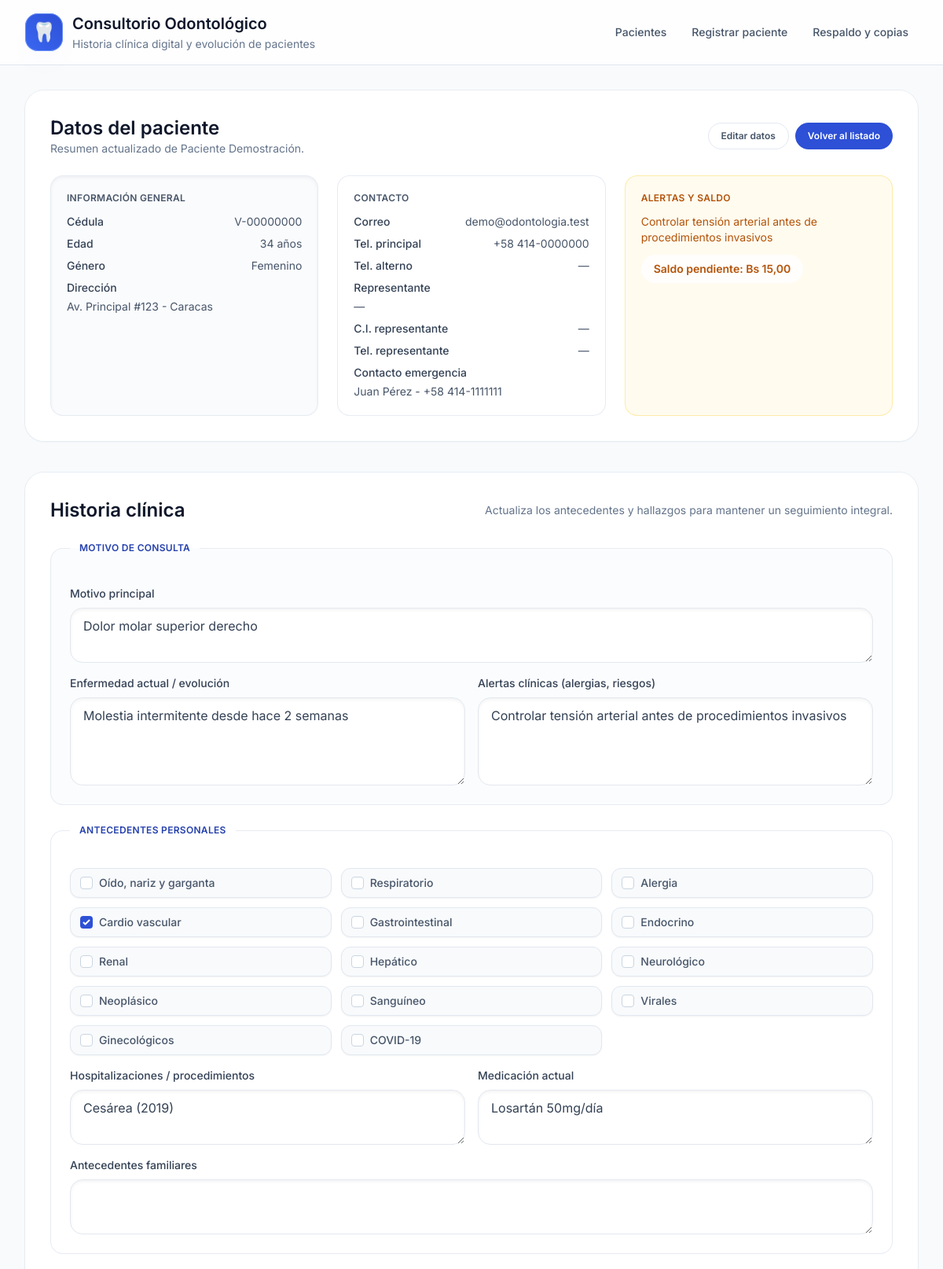
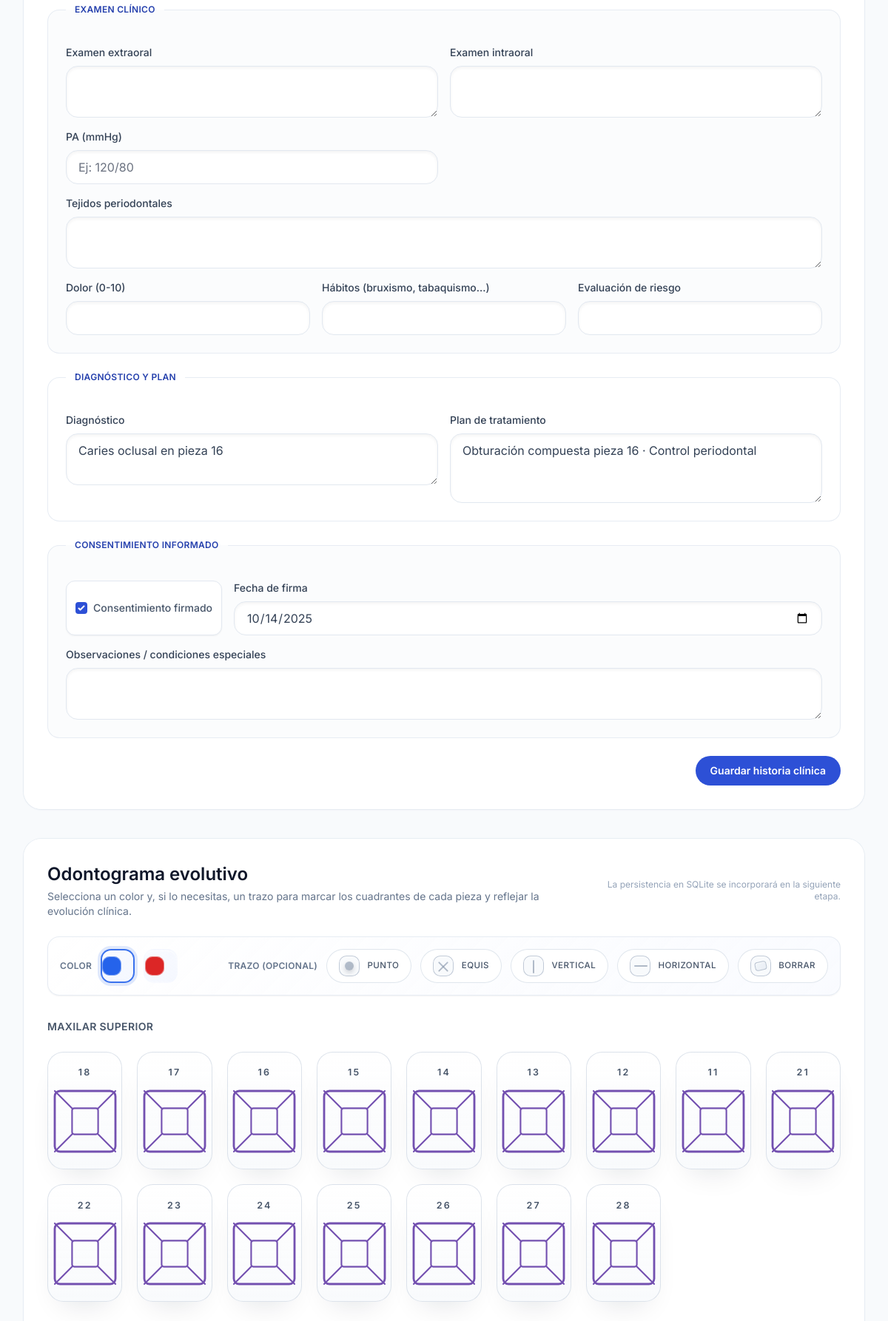
Page /patient.php?id=1 (upper part) on the committed database (2 pictures, top to bottom).
### tables this page shows
CREATE TABLE patients (
            id INTEGER PRIMARY KEY AUTOINCREMENT,
            full_name TEXT NOT NULL,
            document_id TEXT,
            birth_date TEXT,
            age INTEGER,
            gender TEXT,
            address TEXT,
            email TEXT,
            phone_primary TEXT,
            phone_secondary TEXT,
            representative_name TEXT,
            representative_phone TEXT,
            emergency_contact TEXT,
            notes TEXT,
            created_at TEXT NOT NULL DEFAULT CURRENT_TIMESTAMP,
            updated_at TEXT NOT NULL DEFAULT CURRENT_TIMESTAMP
        , representative_document TEXT);

CREATE TABLE clinical_profiles (
            patient_id INTEGER PRIMARY KEY,
            consultation_reason TEXT,
            current_condition TEXT,
            medical_alerts TEXT,
            medications TEXT,
            hospitalizations TEXT,
            family_history TEXT,
            extraoral_exam TEXT,
            intraoral_exam TEXT,
            periodontal_status TEXT,
            diagnosis TEXT,
            treatment_plan TEXT,
            consent_signed INTEGER DEFAULT 0,
            consent_signed_at TEXT,
            consent_notes TEXT,
            antecedent_cardiovascular INTEGER DEFAULT 0,
            antecedent_respiratory INTEGER DEFAULT 0,
            antecedent_gastrointestinal INTEGER DEFAULT 0,
            antecedent_endocrine INTEGER DEFAULT 0,
            antecedent_renal INTEGER DEFAULT 0,
            antecedent_neurologic INTEGER DEFAULT 0,
            antecedent_allergy INTEGER DEFAULT 0,
            antecedent_neoplastic INTEGER DEFAULT 0,
            antecedent_hematologic INTEGER DEFAULT 0,
            antecedent_viral INTEGER DEFAULT 0,
            antecedent_gynecologic INTEGER DEFAULT 0,
            antecedent_covid INTEGER DEFAULT 0,
            pain_level INTEGER,
            habits TEXT,
            risk_assessment TEXT,
            last_updated TEXT NOT NULL DEFAULT CURRENT_TIMESTAMP, antecedent_ent INTEGER DEFAULT 0, antecedent_hepatic INTEGER DEFAULT 0, physical_exam_bp TEXT,
            FOREIGN KEY(patient_id) REFERENCES patients(id) ON DELETE CASCADE
        );

### patient.php (the view, shortened to what the rows shown need)
<?php
$pdo = db();
$patientId = isset($_GET['id']) ? (int) $_GET['id'] : 0;
$patientStmt = $pdo->prepare('SELECT * FROM patients WHERE id = :id');
$patientStmt->execute([':id' => $patientId]);
$patient = $patientStmt->fetch(PDO::FETCH_ASSOC);
    ?>
    <?php
$profileStmt = $pdo->prepare('SELECT * FROM clinical_profiles WHERE patient_id = :id');
$profileStmt->execute([':id' => $patientId]);
$profile = $profileStmt->fetch(PDO::FETCH_ASSOC) ?: [];
$activitiesStmt = $pdo->prepare('SELECT * FROM treatment_activities WHERE patient_id = :id ORDER BY date(activity_date) DESC, id DESC');
$activitiesStmt->execute([':id' => $patientId]);
$activities = $activitiesStmt->fetchAll(PDO::FETCH_ASSOC);
$totalBalance = array_sum(array_map(fn($row) => (float) $row['balance'], $activities));
require __DIR__ . '/templates/header.php';
?>
<?php
$alertText = $profile['medical_alerts'] ?? $patient['notes'] ?? null;
$hasAlert = $alertText && trim((string) $alertText) !== '';
?>
<section class="rounded-3xl bg-white/95 p-6 shadow-sm shadow-slate-200/60 ring-1 ring-slate-200/70 sm:p-8 space-y-6">
    <div class="flex flex-col gap-3 md:flex-row md:items-center md:justify-between">
        <div>
            <h2 class="text-2xl font-semibold text-slate-900">Datos del paciente</h2>
            <p class="text-sm text-slate-500">Resumen actualizado de <?= htmlspecialchars($patient['full_name']) ?>.</p>
        </div>
    </div>
    <div class="grid gap-6 lg:grid-cols-3">
        <div class="rounded-2xl border border-slate-200/80 bg-slate-50/70 p-5 shadow-inner">
            <dl class="mt-3 space-y-2 text-sm text-slate-600">
                <div class="flex justify-between gap-2">
                    <dt class="font-medium text-slate-700">Cédula</dt>
                    <dd class="text-right"><?= htmlspecialchars($patient['document_id'] ?? '—') ?></dd>
                </div>
                <div class="flex justify-between gap-2">
                    <dt class="font-medium text-slate-700">Edad</dt>
                    <dd class="text-right"><?= $patient['age'] ? (int) $patient['age'] . ' años' : '—' ?></dd>
                </div>
                <div class="flex justify-between gap-2">
                    <dt class="font-medium text-slate-700">Género</dt>
                    <dd class="text-right"><?= htmlspecialchars($patient['gender'] ?? '—') ?></dd>
                </div>
                <div class="space-y-1">
                    <dt class="font-medium text-slate-700">Dirección</dt>
                    <dd><?= nl2br(htmlspecialchars($patient['address'] ?? '—')) ?></dd>
                </div>
            </dl>
        </div>
        <div class="rounded-2xl border border-slate-200/80 bg-white p-5">
            <dl class="mt-3 space-y-2 text-sm text-slate-600">
                <div class="flex justify-between gap-2">
                    <dt class="font-medium text-slate-700">Correo</dt>
                    <dd class="text-right break-words"><?= htmlspecialchars($patient['email'] ?? '—') ?></dd>
                </div>
                <div class="flex justify-between gap-2">
                    <dt class="font-medium text-slate-700">Tel. principal</dt>
                    <dd class="text-right"><?= htmlspecialchars($patient['phone_primary'] ?? '—') ?></dd>
                </div>
                <div class="flex justify-between gap-2">
                    <dt class="font-medium text-slate-700">Tel. alterno</dt>
                    <dd class="text-right"><?= htmlspecialchars($patient['phone_secondary'] ?? '—') ?></dd>
                </div>
                <div class="space-y-1">
                    <dt class="font-medium text-slate-700">Representante</dt>
                    <dd><?= htmlspecialchars($patient['representative_name'] ?? '—') ?></dd>
                </div>
                <div class="flex justify-between gap-2">
                    <dt class="font-medium text-slate-700">C.I. representante</dt>
                    <dd class="text-right"><?= htmlspecialchars($patient['representative_document'] ?? '—') ?></dd>
                </div>
                <div class="flex justify-between gap-2">
                    <dt class="font-medium text-slate-700">Tel. representante</dt>
                    <dd class="text-right"><?= htmlspecialchars($patient['representative_phone'] ?? '—') ?></dd>
                </div>
                <div class="space-y-1">
                    <dt class="font-medium text-slate-700">Contacto emergencia</dt>
                    <dd><?= htmlspecialchars($patient['emergency_contact'] ?? '—') ?></dd>
                </div>
            </dl>
        </div>
        <div class="rounded-2xl border <?= $hasAlert ? 'border-amber-200/70 bg-amber-50/80' : 'border-emerald-200/70 bg-emerald-50/80' ?> p-5">
            <div class="mt-3 space-y-3 text-sm <?= $hasAlert ? 'text-amber-700' : 'text-emerald-700' ?>">
                <p><?= $hasAlert ? nl2br(htmlspecialchars((string) $alertText)) : 'Sin alertas registradas.' ?></p>
                <div class="inline-flex items-center gap-2 rounded-full bg-white/80 px-4 py-2 text-sm font-semibold <?= $hasAlert ? 'text-amber-700' : 'text-emerald-700' ?>">
                    Saldo pendiente: Bs <?= number_format(max($totalBalance, 0), 2, ',', '.') ?>
                </div>
            </div>
        </div>
    </div>
</section>
<section class="rounded-3xl bg-white/95 p-6 shadow-sm shadow-slate-200/60 ring-1 ring-slate-200/70 sm:p-8 space-y-6" id="historia">
    <div class="flex flex-col gap-2 sm:flex-row sm:items-center sm:justify-between">
        <h2 class="text-2xl font-semibold text-slate-900">Historia clínica</h2>
    </div>
    <form method="post" class="space-y-6">
        <fieldset class="rounded-2xl border border-slate-200/80 bg-slate-50/60 p-4 sm:p-6">
            <div class="mt-4 grid gap-4 md:grid-cols-2">
                <label class="flex flex-col gap-2 text-sm text-slate-600 md:col-span-2">
                    <span class="font-medium text-slate-700">Motivo principal</span>
                    <textarea name="consultation_reason" rows="2" class="rounded-2xl border border-slate-200 bg-white px-4 py-2.5 text-slate-700 shadow-inner focus:border-brand-400 focus:ring-brand-400"><?= htmlspecialchars($profile['consultation_reason'] ?? '') ?></textarea>
                </label>
                <label class="flex flex-col gap-2 text-sm text-slate-600">
                    <span class="font-medium text-slate-700">Enfermedad actual / evolución</span>
                    <textarea name="current_condition" rows="3" class="h-28 rounded-2xl border border-slate-200 bg-white px-4 py-2.5 text-slate-700 shadow-inner focus:border-brand-400 focus:ring-brand-400"><?= htmlspecialchars($profile['current_condition'] ?? '') ?></textarea>
                </label>
                <label class="flex flex-col gap-2 text-sm text-slate-600">
                    <span class="font-medium text-slate-700">Alertas clínicas (alergias, riesgos)</span>
                    <textarea name="medical_alerts" rows="3" class="h-28 rounded-2xl border border-slate-200 bg-white px-4 py-2.5 text-slate-700 shadow-inner focus:border-brand-400 focus:ring-brand-400"><?= htmlspecialchars($profile['medical_alerts'] ?? '') ?></textarea>
                </label>
            </div>
        </fieldset>
        <fieldset class="rounded-2xl border border-slate-200/80 bg-white p-4 sm:p-6">
            <div class="mt-4 grid gap-4 md:grid-cols-2">
                <label class="flex flex-col gap-2 text-sm text-slate-600">
                    <span class="font-medium text-slate-700">Hospitalizaciones / procedimientos</span>
                    <textarea name="hospitalizations" rows="2" class="rounded-2xl border border-slate-200 bg-white px-4 py-2.5 text-slate-700 shadow-inner focus:border-brand-400 focus:ring-brand-400"><?= htmlspecialchars($profile['hospitalizations'] ?? '') ?></textarea>
                </label>
                <label class="flex flex-col gap-2 text-sm text-slate-600">
                    <span class="font-medium text-slate-700">Medicación actual</span>
                    <textarea name="medications" rows="2" class="rounded-2xl border border-slate-200 bg-white px-4 py-2.5 text-slate-700 shadow-inner focus:border-brand-400 focus:ring-brand-400"><?= htmlspecialchars($profile['medications'] ?? '') ?></textarea>
                </label>
            </div>
        </fieldset>
        <fieldset class="rounded-2xl border border-slate-200/80 bg-white p-4 sm:p-6">
            <div class="mt-4 grid gap-4 md:grid-cols-2">
                <label class="flex flex-col gap-2 text-sm text-slate-600">
                    <span class="font-medium text-slate-700">Diagnóstico</span>
                    <textarea name="diagnosis" rows="2" class="rounded-2xl border border-slate-200 bg-white px-4 py-2.5 text-slate-700 shadow-inner focus:border-brand-400 focus:ring-brand-400"><?= htmlspecialchars($profile['diagnosis'] ?? '') ?></textarea>
                </label>
                <label class="flex flex-col gap-2 text-sm text-slate-600">
                    <span class="font-medium text-slate-700">Plan de tratamiento</span>
                    <textarea name="treatment_plan" rows="3" class="rounded-2xl border border-slate-200 bg-white px-4 py-2.5 text-slate-700 shadow-inner focus:border-brand-400 focus:ring-brand-400"><?= htmlspecialchars($profile['treatment_plan'] ?? '') ?></textarea>
                </label>
            </div>
        </fieldset>
        <fieldset class="rounded-2xl border border-slate-200/80 bg-slate-50/60 p-4 sm:p-6">
            <div class="mt-4 grid gap-4 md:grid-cols-[auto_minmax(0,1fr)]">
                <label class="inline-flex items-center gap-2 rounded-xl border border-slate-200 bg-white px-3 py-2 text-sm font-medium text-slate-600 shadow-sm transition hover:border-brand-200">
                    <input type="checkbox" name="consent_signed" <?= !empty($profile['consent_signed']) ? 'checked' : '' ?> class="h-4 w-4 rounded border-slate-300 text-brand-600 focus:ring-brand-500">
                    <span>Consentimiento firmado</span>
                </label>
                <label class="flex flex-col gap-2 text-sm text-slate-600">
                    <span class="font-medium text-slate-700">Fecha de firma</span>
                    <input type="date" name="consent_signed_at" value="<?= htmlspecialchars($profile['consent_signed_at'] ?? '') ?>" class="rounded-2xl border border-slate-200 bg-white px-4 py-2.5 text-slate-700 shadow-inner focus:border-brand-400 focus:ring-brand-400">
                </label>
            </div>
        </fieldset>
    </form>
</section>
<section class="rounded-3xl bg-white/95 p-6 shadow-sm shadow-slate-200/60 ring-1 ring-slate-200/70 sm:p-8 space-y-6" id="odontograma">
    <div class="flex flex-col gap-3 md:flex-row md:items-center md:justify-between">
        <div class="space-y-1">
            <h2 class="text-2xl font-semibold text-slate-900">Odontograma evolutivo</h2>
        </div>
    </div>
</section>
<?php require __DIR__ . '/templates/footer.php'; ?>

### rows in the picture
patients: full_name "Paciente Demostración", document "V-00000000", age "34", gender "Femenino", address "Av. Principal #123 - Caracas", email "demo@odontologia.test", phone_primary "+58 414-0000000", phone_secondary "—", representative_name "—", representative_document "—", representative_phone "—", emergency_contact "Juan Pérez - +58 414-1111111"
clinical_profiles: medical_alerts "Controlar tensión arterial antes de procedimientos invasivos", consultation_reason "Dolor molar superior derecho", current_condition "Molestia intermitente desde hace 2 semanas", hospitalizations "Cesárea (2019)", medications "Losartán 50mg/día", diagnosis "Caries oclusal en pieza 16", treatment_plan "Obturación compuesta pieza 16 · Control periodontal", consent_signed "☑", consent_signed_at "10/14/2025"

### other values in the picture
$link['label'] "Pacientes"
$link['label'] "Registrar paciente"
$link['label'] "Respaldo y copias"
max($totalBalance, 0) "15,00"
$label "Oído, nariz y garganta"
$label "Respiratorio"
$label "Alergia"
$label "Cardio vascular"
$label "Gastrointestinal"
$label "Endocrino"
$label "Renal"
$label "Hepático"
$label "Neurológico"
$label "Neoplásico"
$label "Sanguíneo"
